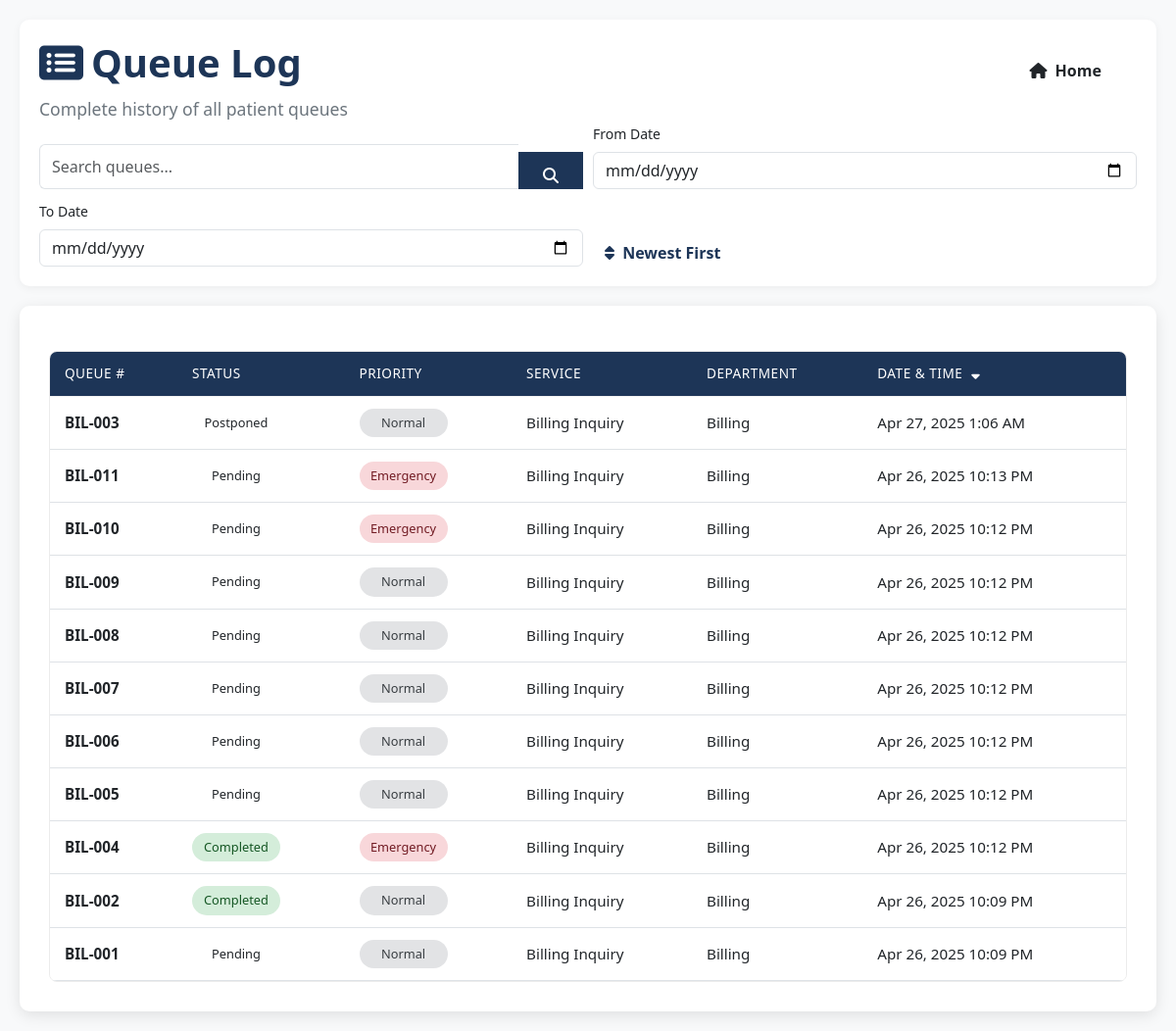
Screenshot of /queue_list.php with the database file from the repository.
### tables this page shows
CREATE TABLE `queues` (
  `qid` int(11) NOT NULL,
  `queue_num` varchar(20) NOT NULL,
  `status` enum('waiting','in-progress','completed','postponed','pending') DEFAULT 'waiting',
  `service_name` varchar(100) NOT NULL,
  `priority` enum('Normal','Emergency','PWD','Senior Citizen','Pregnant','Red Flag') DEFAULT 'Normal',
  `department_id` int(11) NOT NULL,
  `announcement_count` int(11) NOT NULL,
  `was_postponed` tinyint(4) NOT NULL DEFAULT 0,
  `created_at` datetime DEFAULT current_timestamp(),
  `updated_at` datetime DEFAULT current_timestamp() ON UPDATE current_timestamp(),
  `created_by` int(11) NOT NULL
);

CREATE TABLE `services` (
  `id` int(11) NOT NULL,
  `service_name` varchar(50) DEFAULT NULL,
  `department_id` int(11) DEFAULT NULL
);

CREATE TABLE `departments` (
  `dept_id` int(11) NOT NULL,
  `name` varchar(255) DEFAULT NULL,
  `description` text DEFAULT NULL,
  `date_created` datetime DEFAULT current_timestamp()
);

### queue_list.php (the view, shortened to what this page needs)
<?php
require('lib/conn.php');
$searchTerm = isset($_GET['search']) ? $_GET['search'] : '';
$dateFrom = isset($_GET['date_from']) ? $_GET['date_from'] : '';
$dateTo = isset($_GET['date_to']) ? $_GET['date_to'] : '';
$sortBy = isset($_GET['sort']) ? $_GET['sort'] : 'created_at_desc';
$whereClause = '';
$sortOptions = [
    'created_at_desc' => 'q.created_at DESC',
    'created_at_asc' => 'q.created_at ASC',
    'queue_num_desc' => 'q.queue_num DESC',
    'queue_num_asc' => 'q.queue_num ASC',
    'status_desc' => 'q.status DESC',
    'status_asc' => 'q.status ASC'
];
$orderBy = $sortOptions[$sortBy] ?? 'q.created_at DESC';
$allQueuesSql = "SELECT q.*, s.service_name, d.name as department_name
                 FROM queues q
                 LEFT JOIN services s ON q.service_name = s.service_name
                 LEFT JOIN departments d ON q.department_id = d.dept_id
                 $whereClause
                 ORDER BY $orderBy";
$stmt = $conn->prepare($allQueuesSql);
$stmt->execute();
$allQueues = $stmt->fetchAll(PDO::FETCH_ASSOC);
?>
<!DOCTYPE html>
<html lang="en">
<head>
  <link href="https://cdn.jsdelivr.net/npm/bootstrap@5.3.0/dist/css/bootstrap.min.css" rel="stylesheet">
  <link rel="stylesheet" href="https://cdnjs.cloudflare.com/ajax/libs/font-awesome/6.5.0/css/all.min.css">
</head>
<body>
  <div class="header-container">
    <div class="header-text">
      <h1><i class="fas fa-list-alt me-2"></i>Queue Log <a href="queue_display.php" class="btn btn-outline-dark mb-3 float-end">
      <i class="fas fa-house   me-2"></i>Home
</a></h1>
      <p class="subtitle">Complete history of all patient queues</p>
    </div>
    <div class="search-container">
      <form method="GET" class="search-form">
        <div class="search-input-group">
          <input type="text" name="search" class="form-control search-input" placeholder="Search queues..." value="<?php echo htmlspecialchars($searchTerm); ?>">
          <button type="submit" class="btn search-btn"><i class="fas fa-search"></i></button>
        </div>
        <div>
          <label class="form-label small">From Date</label>
          <input type="date" name="date_from" class="form-control date-input" value="<?php echo htmlspecialchars($dateFrom); ?>">
        </div>
        <div>
          <label class="form-label small">To Date</label>
          <input type="date" name="date_to" class="form-control date-input" value="<?php echo htmlspecialchars($dateTo); ?>">
        </div>
        <div class="dropdown sort-dropdown">
          <button class="btn btn-outline-secondary filter-btn dropdown-toggle" type="button" id="sortDropdown" data-bs-toggle="dropdown" aria-expanded="false">
            <i class="fas fa-sort me-1"></i>
            <?php
              $sortLabels = [
                'created_at_desc' => 'Newest First',
                'created_at_asc' => 'Oldest First',
              ];
              echo $sortLabels[$sortBy];
            ?>
          </button>
        </div>
      </form>
    </div>
  </div>
  <div class="main-container">
    <div class="table-container mt-3">
      <?php if (count($allQueues) > 0): ?>
      <table class="table">
        <thead>
          <tr>
            <th>
              <a href="?<?php echo buildQueryString(['sort' => $sortBy === 'queue_num_asc' ? 'queue_num_desc' : 'queue_num_asc']); ?>" class="text-white text-decoration-none">
                Queue #
              </a>
            </th>
            <th>
              <a href="?<?php echo buildQueryString(['sort' => $sortBy === 'status_asc' ? 'status_desc' : 'status_asc']); ?>" class="text-white text-decoration-none">
                Status
              </a>
            </th>
            <th>Priority</th>
            <th>Service</th>
            <th>Department</th>
            <th>
              <a href="?<?php echo buildQueryString(['sort' => $sortBy === 'created_at_asc' ? 'created_at_desc' : 'created_at_asc']); ?>" class="text-white text-decoration-none">
                Date & Time
                <?php if (strpos($sortBy, 'created_at') === 0): ?>
                  <i class="fas fa-sort-<?php echo strpos($sortBy, '_asc') !== false ? 'up' : 'down'; ?> sort-indicator"></i>
                <?php endif; ?>
              </a>
            </th>
          </tr>
        </thead>
        <tbody>
          <?php foreach ($allQueues as $q): ?>
            <tr>
              <td><strong><?php echo htmlspecialchars($q['queue_num']); ?></strong></td>
              <td>
                <span class="status-badge status-<?php echo strtolower(str_replace(' ', '-', $q['status'])); ?>">
                  <?php echo ucfirst($q['status']); ?>
                </span>
              </td>
              <td>
                <span class="priority-badge priority-<?php echo strtolower($q['priority']); ?>">
                  <?php echo ucwords(str_replace('_', ' ', $q['priority'])); ?>
                </span>
              </td>
              <td><?php echo htmlspecialchars($q['service_name']); ?></td>
              <td><?php echo htmlspecialchars($q['department_name'] ?? 'Unknown'); ?></td>
              <td class="timestamp"><?php echo date('M j, Y g:i A', strtotime($q['created_at'])); ?></td>
            </tr>
          <?php endforeach; ?>
        </tbody>
      </table>
      <?php endif; ?>
    </div>
  </div>
</body>
</html>
<?php
function buildQueryString($newParams = []) {
    $params = $_GET;
    foreach ($newParams as $key => $value) {
        $params[$key] = $value;
    }
    return http_build_query($params);
}
?>

### queue_list.php (style rules this page uses)
:root { --primary-color: #1d3557; --secondary-color: #457b9d; --light-color: #f1faee; --accent-color: #e63946; }
body { background-color: #f8f9fa; font-family: 'Segoe UI', Tahoma, Geneva, Verdana, sans-serif; padding: 20px; }
.header-container { background-color: white; border-radius: 10px; padding: 20px; margin-bottom: 20px; box-shadow: 0 2px 10px rgba(0,0,0,0.05); }
.header-text { flex: 1; min-width: 300px; }
.search-container { flex: 2; min-width: 300px; }
.main-container { background: white; padding: 30px; border-radius: 10px; box-shadow: 0 4px 15px rgba(0,0,0,0.1); }
h1 { color: var(--primary-color); font-weight: 600; margin-bottom: 10px; }
.subtitle { color: #6c757d; font-size: 1.1rem; margin-bottom: 0; }
.table-container { overflow-x: auto; border-radius: 8px; border: 1px solid #ececec; }
.table { width: 100%; margin-bottom: 0; font-size: 0.95rem; }
.table thead th { background-color: var(--primary-color); color: white; font-weight: 500; padding: 12px 15px; text-transform: uppercase; font-size: 0.85rem; letter-spacing: 0.5px; border: none; }
.table tbody td { padding: 12px 15px; vertical-align: middle; border-top: 1px solid #f1f1f1; }
.table tbody tr:nth-child(even) { background-color: #f9f9f9; }
.status-badge { padding: 5px 10px; border-radius: 20px; font-size: 0.8rem; font-weight: 500; display: inline-block; min-width: 90px; text-align: center; }
.status-completed { background-color: #d4edda; color: #155724; }
.priority-badge { padding: 5px 10px; border-radius: 20px; font-size: 0.8rem; font-weight: 500; background-color: #e2e3e5; color: #383d41; display: inline-block; min-width: 90px; text-align: center; }
.priority-emergency { background-color: #f8d7da; color: #721c24; }
.timestamp { white-space: nowrap; }
.search-form { display: grid; grid-template-columns: 1fr 1fr 1fr auto; gap: 10px; align-items: end; }
.search-input-group { display: flex; }
.search-input { border-top-right-radius: 0; border-bottom-right-radius: 0; border-right: none; }
.search-btn { border-top-left-radius: 0; border-bottom-left-radius: 0; background-color: var(--primary-color); color: white; border-color: var(--primary-color); height: 38px; }
.filter-btn { background-color: white; color: var(--primary-color); border-color: var(--primary-color); height: 38px; }
.date-input { height: 38px; }
.sort-dropdown .dropdown-toggle::after { display: none; }
.sort-indicator { margin-left: 5px; }
@media (max-width: 1200px) { .search-form { grid-template-columns: 1fr 1fr; } }
.btn { width: 13%; padding: 0.75rem; font-size: 1rem; font-weight: 600; border-radius: var(--border-radius); border: none; cursor: pointer; transition: var(--transition); margin-top: 0.5rem; }

### rows the page displays
queues: queue_num "BIL-003", status "Postponed", priority "Normal", services.service_name "Billing Inquiry", department.name "Billing", created_at "Apr 27, 2025 1:06 AM"
queues: queue_num "BIL-011", status "Pending", priority "Emergency", services.service_name "Billing Inquiry", department.name "Billing", created_at "Apr 26, 2025 10:13 PM"
queues: queue_num "BIL-010", status "Pending", priority "Emergency", services.service_name "Billing Inquiry", department.name "Billing", created_at "Apr 26, 2025 10:12 PM"
queues: queue_num "BIL-009", status "Pending", priority "Normal", services.service_name "Billing Inquiry", department.name "Billing", created_at "Apr 26, 2025 10:12 PM"
queues: queue_num "BIL-008", status "Pending", priority "Normal", services.service_name "Billing Inquiry", department.name "Billing", created_at "Apr 26, 2025 10:12 PM"
queues: queue_num "BIL-007", status "Pending", priority "Normal", services.service_name "Billing Inquiry", department.name "Billing", created_at "Apr 26, 2025 10:12 PM"
queues: queue_num "BIL-006", status "Pending", priority "Normal", services.service_name "Billing Inquiry", department.name "Billing", created_at "Apr 26, 2025 10:12 PM"
queues: queue_num "BIL-005", status "Pending", priority "Normal", services.service_name "Billing Inquiry", department.name "Billing", created_at "Apr 26, 2025 10:12 PM"
queues: queue_num "BIL-004", status "Completed", priority "Emergency", services.service_name "Billing Inquiry", department.name "Billing", created_at "Apr 26, 2025 10:12 PM"
queues: queue_num "BIL-002", status "Completed", priority "Normal", services.service_name "Billing Inquiry", department.name "Billing", created_at "Apr 26, 2025 10:09 PM"
queues: queue_num "BIL-001", status "Pending", priority "Normal", services.service_name "Billing Inquiry", department.name "Billing", created_at "Apr 26, 2025 10:09 PM"

### other values shown
$sortLabels[$sortBy] "Newest First"
